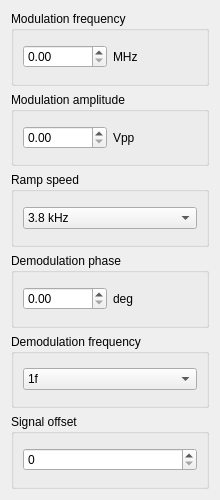
             <widget class="QWidget" name="scrollAreaWidgetContents_3">
              <property name="geometry">
               <rect>
                <x>0</x>
                <y>0</y>
                <width>220</width>
                <height>500</height>
               </rect>
              </property>
              <layout class="QVBoxLayout" name="verticalLayout_9">
               <item>
                <widget class="QGroupBox" name="groupBox_4">
                 <property name="title">
                  <string>Modulation frequency</string>
                 </property>
                 <layout class="QVBoxLayout" name="verticalLayout_5">
                  <item>
                   <layout class="QHBoxLayout" name="horizontalLayout_6">
                    <item>
                     <widget class="QDoubleSpinBox" name="modulation_frequency"/>
                    </item>
                    <item>
                     <widget class="QLabel" name="label_5">
                      <property name="text">
                       <string>MHz</string>
                      </property>
                     </widget>
                    </item>
                   </layout>
                  </item>
                 </layout>
                </widget>
               </item>
               <item>
                <widget class="QGroupBox" name="groupBox">
                 <property name="title">
                  <string>Modulation amplitude</string>
                 </property>
                 <layout class="QVBoxLayout" name="verticalLayout_2">
                  <item>
                   <layout class="QHBoxLayout" name="horizontalLayout_2">
                    <item>
                     <widget class="QDoubleSpinBox" name="modulation_amplitude">
                      <property name="maximum">
                       <double>2.000000000000000</double>
                      </property>
                      <property name="singleStep">
                       <double>0.100000000000000</double>
                      </property>
                     </widget>
                    </item>
                    <item>
                     <widget class="QLabel" name="label">
                      <property name="text">
                       <string>Vpp</string>
                      </property>
                     </widget>
                    </item>
                   </layout>
                  </item>
                 </layout>
                </widget>
               </item>
               <item>
                <widget class="QGroupBox" name="groupBox_3">
                 <property name="title">
                  <string>Ramp speed</string>
                 </property>
                 <layout class="QVBoxLayout" name="verticalLayout_4">
                  <item>
                   <layout class="QHBoxLayout" name="horizontalLayout_5">
                    <item>
                     <widget class="QComboBox" name="ramp_speed">
                      <item>
                       <property name="text">
                        <string>3.8 kHz</string>
                       </property>
                      </item>
                      <item>
                       <property name="text">
                        <string>1.9 kHz</string>
                       </property>
                      </item>
                      <item>
                       <property name="text">
                        <string>954 Hz</string>
                       </property>
                      </item>
                      <item>
                       <property name="text">
                        <string>477 Hz</string>
                       </property>
                      </item>
                      <item>
                       <property name="text">
                        <string>238 Hz</string>
                       </property>
                      </item>
                      <item>
                       <property name="text">
                        <string>119 Hz</string>
                       </property>
                      </item>
                      <item>
                       <property name="text">
                        <string>59 Hz</string>
                       </property>
                      </item>
                      <item>
                       <property name="text">
                        <string>30 Hz</string>
                       </property>
                      </item>
                      <item>
                       <property name="text">
                        <string>15 Hz</string>
                       </property>
                      </item>
                      <item>
                       <property name="text">
                        <string>7.5 Hz</string>
                       </property>
                      </item>
                      <item>
                       <property name="text">
                        <string>3.7 Hz</string>
                       </property>
                      </item>
                      <item>
                       <property name="text">
                        <string>1.9 Hz</string>
                       </property>
                      </item>
                      <item>
                       <property name="text">
                        <string>0.93 Hz</string>
                       </property>
                      </item>
                      <item>
                       <property name="text">
                        <string>0.47 Hz</string>
                       </property>
                      </item>
                      <item>
                       <property name="text">
                        <string>0.23 Hz</string>
                       </property>
                      </item>
                      <item>
                       <property name="text">
                        <string>0.12 Hz</string>
                       </property>
                      </item>
                     </widget>
                    </item>
                   </layout>
                  </item>
                 </layout>
                </widget>
               </item>
               <item>
                <widget class="QGroupBox" name="groupBox_2">
                 <property name="title">
                  <string>Demodulation phase</string>
                 </property>
                 <layout class="QVBoxLayout" name="verticalLayout_3">
                  <item>
                   <layout class="QHBoxLayout" name="horizontalLayout_4">
                    <item>
                     <widget class="QDoubleSpinBox" name="demodulation_phase">
                      <property name="maximum">
                       <double>360.000000000000000</double>
                      </property>
                      <property name="singleStep">
                       <double>10.000000000000000</double>
                      </property>
                     </widget>
                    </item>
                    <item>
                     <widget class="QLabel" name="label_3">
                      <property name="text">
                       <string>deg</string>
                      </property>
                     </widget>
                    </item>
                   </layout>
                  </item>
                 </layout>
                </widget>
               </item>
               <item>
                <widget class="QGroupBox" name="groupBox_7">
                 <property name="title">
                  <string>Demodulation frequency</string>
                 </property>
                 <layout class="QVBoxLayout" name="verticalLayout_13">
                  <item>
                   <widget class="QComboBox" name="demodulation_frequency">
                    <item>
                     <property name="text">
                      <string>1f</string>
                     </property>
                    </item>
                    <item>
                     <property name="text">
                      <string>2f</string>
                     </property>
                    </item>
                    <item>
                     <property name="text">
                      <string>3f</string>
                     </property>
                    </item>
                    <item>
                     <property name="text">
                      <string>4f</string>
                     </property>
                    </item>
                    <item>
                     <property name="text">
                      <string>5f</string>
                     </property>
                    </item>
                   </widget>
                  </item>
                 </layout>
                </widget>
               </item>
               <item>
                <widget class="QGroupBox" name="groupBox_6">
                 <property name="title">
                  <string>Signal offset</string>
                 </property>
                 <layout class="QHBoxLayout" name="horizontalLayout_7">
                  <item>
                   <widget class="QSpinBox" name="signal_offset">
                    <property name="singleStep">
                     <number>100</number>
                    </property>
                   </widget>
                  </item>
                 </layout>
                </widget>
               </item>
              </layout>
             </widget>
